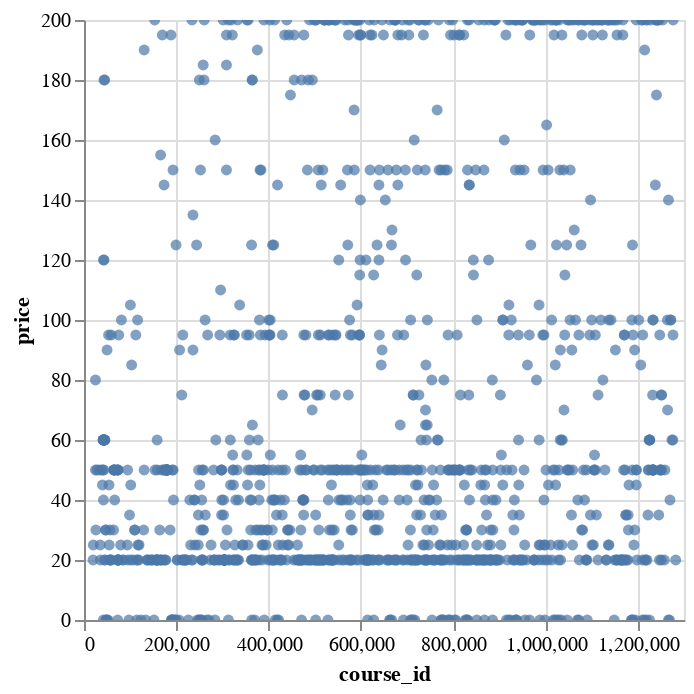

Notebook code for this chart:
### Code cell
alt.Chart(udemyDS).mark_circle().encode(x='course_id', y='price',tooltip=['course_id','price']).interactive()

### Figure 1 — Vega-Lite specification as saved in the notebook (floating-point values rounded to 4 significant figures; data arrays with more than 128 entries replaced by an {"elided": "..."} marker saying what was removed)
{"data": {"name": "data-bbec9878f74bd42d08bab4fff5dae9fa"}, "mark": "circle", "encoding": {"tooltip": [{"field": "course_id", "type": "quantitative"}, {"field": "price", "type": "quantitative"}], "x": {"field": "course_id", "type": "quantitative"}, "y": {"field": "price", "type": "quantitative"}}, "selection": {"selector004": {"type": "interval", "bind": "scales", "encodings": ["x", "y"]}}, "$schema": "https://vega.github.io/schema/vega-lite/v4.17.0.json", "datasets": {"data-bbec9878f74bd42d08bab4fff5dae9fa": {"elided": "1191 records"}}}
